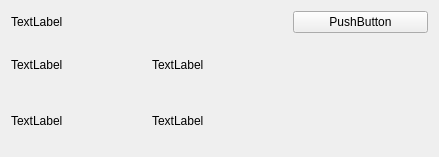
<?xml version="1.0" encoding="UTF-8"?>
<ui version="4.0">
 <class>SegmentationResultWidget</class>
 <widget class="QWidget" name="SegmentationResultWidget">
  <property name="geometry">
   <rect>
    <x>0</x>
    <y>0</y>
    <width>439</width>
    <height>157</height>
   </rect>
  </property>
  <property name="windowTitle">
   <string>Form</string>
  </property>
  <layout class="QGridLayout" name="gridLayout_2">
   <item row="0" column="0">
    <widget class="QLabel" name="label">
     <property name="text">
      <string>TextLabel</string>
     </property>
    </widget>
   </item>
   <item row="1" column="0">
    <widget class="QLabel" name="label_2">
     <property name="text">
      <string>TextLabel</string>
     </property>
    </widget>
   </item>
   <item row="2" column="0">
    <widget class="QLabel" name="label_3">
     <property name="text">
      <string>TextLabel</string>
     </property>
    </widget>
   </item>
   <item row="0" column="2">
    <widget class="QPushButton" name="pushButton">
     <property name="text">
      <string>PushButton</string>
     </property>
    </widget>
   </item>
   <item row="1" column="1" colspan="2">
    <widget class="QLabel" name="label_5">
     <property name="text">
      <string>TextLabel</string>
     </property>
    </widget>
   </item>
   <item row="2" column="1" colspan="2">
    <widget class="QLabel" name="label_6">
     <property name="text">
      <string>TextLabel</string>
     </property>
    </widget>
   </item>
  </layout>
 </widget>
 <resources/>
 <connections/>
</ui>
